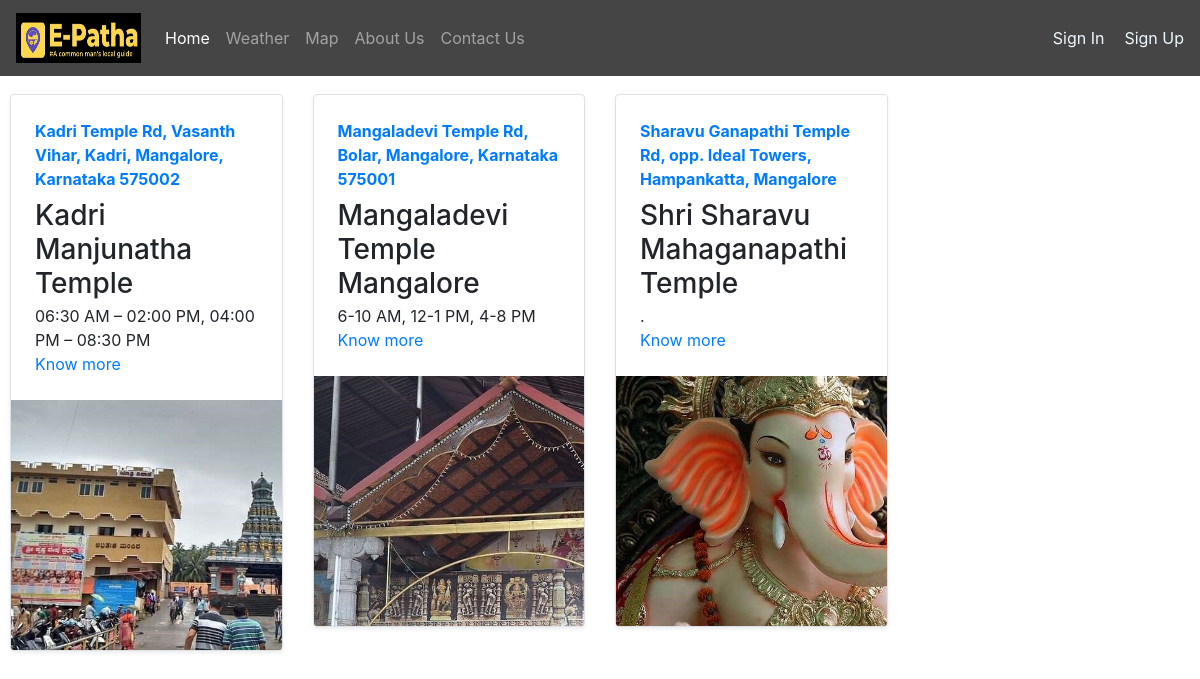
Screenshot of /temple/ with the database file from the repository.
### temple/models.py (models this page shows)
class Blogpost(models.Model):
    post_id = models.AutoField(primary_key=True)
    Place_name = models.CharField(max_length=50)
    place = models.CharField(max_length=500, default="")
    About = models.CharField(max_length=5000, default="")
    headding = models.CharField(max_length=500, default="")
    info = models.CharField(max_length=5000, default="")
    headdings = models.CharField(max_length=500, default="")
    informations = models.CharField(max_length=5000, default="")
    info_date = models.DateField()
    Images = models.ImageField(upload_to='e_patha/images', default="")
    def __str__(self):
        return self.Place_name

### temple/views.py (the view)
# urls.py: path("", views.index, name="blogHome"),
def index(request):
    myposts = Blogpost.objects.all()
    print(myposts)
    return render(request, 'temple/index.html',
                  {'myposts': myposts})

### temple/templates/temple/index.html (shortened to what this page needs)
{% extends 'e_patha/basic.html' %}
{% block body %}
<div class="c" style="padding:10px">
<div class="row my-2">
    {% for item in myposts %}
        <div class="col-md-3">
            <div
                class="row no-gutters border rounded overflow-hidden flex-md-row mb-3 shadow-sm h-md-100 position-relative">
                <div class="col p-4 d-flex flex-column position-static">
                    <strong class="d-inline-block mb-2 text-primary">{{item.place}}</strong>
                    <h3 class="mb-0">{{item.Place_name}}</h3>
                    <p class="card-text mb-auto">{{item.informations}}</p>
                    <a href="blogpost/{{item.post_id}}" class="stretched-link">Know more </a>
                </div>
                <div class="col-auto d-none d-lg-block">
                    <img src="/media/{{item.Images}}" class="bd-placeholder-img"  height="250"
                        aria-label="Placeholder: Thumbnail"/>
                </div>
            </div>
        </div>
    {% endfor %}
</div>
{% endblock %}

### rows the page displays
Blogpost: place "Kadri Temple Rd, Vasanth Vihar, Kadri, Mangalore, Karnataka 575002", Place_name "Kadri Manjunatha Temple", informations "06:30 AM – 02:00 PM, 04:00 PM – 08:30 PM", Images (picture)
Blogpost: place "Mangaladevi Temple Rd, Bolar, Mangalore, Karnataka 575001", Place_name "Mangaladevi Temple Mangalore", informations "6-10 AM, 12-1 PM, 4-8 PM", Images (picture)
Blogpost: place "Sharavu Ganapathi Temple Rd, opp. Ideal Towers, Hampankatta, Mangalore", Place_name "Shri Sharavu Mahaganapathi Temple", informations ".", Images (picture)
